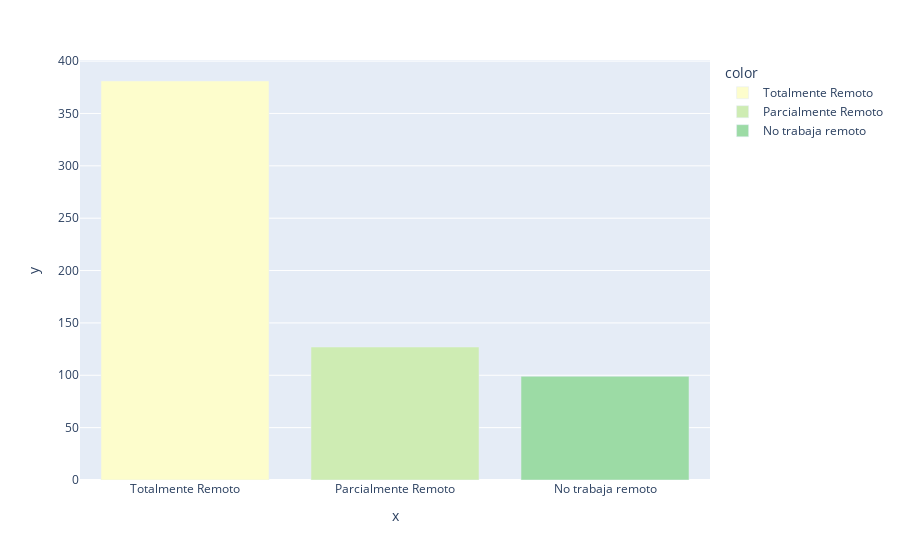

The notebook cell saved with this chart:
### Markdown cell above
### Remote ratio

### Code cell
remote_type=['Totalmente Remoto', 'Parcialmente Remoto', 'No trabaja remoto']
px.bar(x=['Totalmente Remoto', 'Parcialmente Remoto', 'No trabaja remoto'], y=df_salary['remote_ratio'].value_counts().values, color=remote_type, color_discrete_sequence=px.colors.sequential.deep )

### Figure 1 — Plotly figure (JSON) as saved in the notebook; plotly's stock layout.template omitted (floating-point values rounded to 4 significant figures)
{"data": [{"alignmentgroup": "True", "hovertemplate": "color=Totalmente Remoto<br>x=%{x}<br>y=%{y}<extra></extra>", "legendgroup": "Totalmente Remoto", "marker": {"color": "rgb(253, 253, 204)", "pattern": {"shape": ""}}, "name": "Totalmente Remoto", "offsetgroup": "Totalmente Remoto", "orientation": "v", "showlegend": true, "textposition": "auto", "type": "bar", "x": ["Totalmente Remoto"], "xaxis": "x", "y": [381], "yaxis": "y"}, {"alignmentgroup": "True", "hovertemplate": "color=Parcialmente Remoto<br>x=%{x}<br>y=%{y}<extra></extra>", "legendgroup": "Parcialmente Remoto", "marker": {"color": "rgb(206, 236, 179)", "pattern": {"shape": ""}}, "name": "Parcialmente Remoto", "offsetgroup": "Parcialmente Remoto", "orientation": "v", "showlegend": true, "textposition": "auto", "type": "bar", "x": ["Parcialmente Remoto"], "xaxis": "x", "y": [127], "yaxis": "y"}, {"alignmentgroup": "True", "hovertemplate": "color=No trabaja remoto<br>x=%{x}<br>y=%{y}<extra></extra>", "legendgroup": "No trabaja remoto", "marker": {"color": "rgb(156, 219, 165)", "pattern": {"shape": ""}}, "name": "No trabaja remoto", "offsetgroup": "No trabaja remoto", "orientation": "v", "showlegend": true, "textposition": "auto", "type": "bar", "x": ["No trabaja remoto"], "xaxis": "x", "y": [99], "yaxis": "y"}], "layout": {"barmode": "relative", "legend": {"title": {"text": "color"}, "tracegroupgap": 0}, "margin": {"t": 60}, "xaxis": {"anchor": "y", "domain": [0, 1], "title": {"text": "x"}}, "yaxis": {"anchor": "x", "domain": [0, 1], "title": {"text": "y"}}}}
